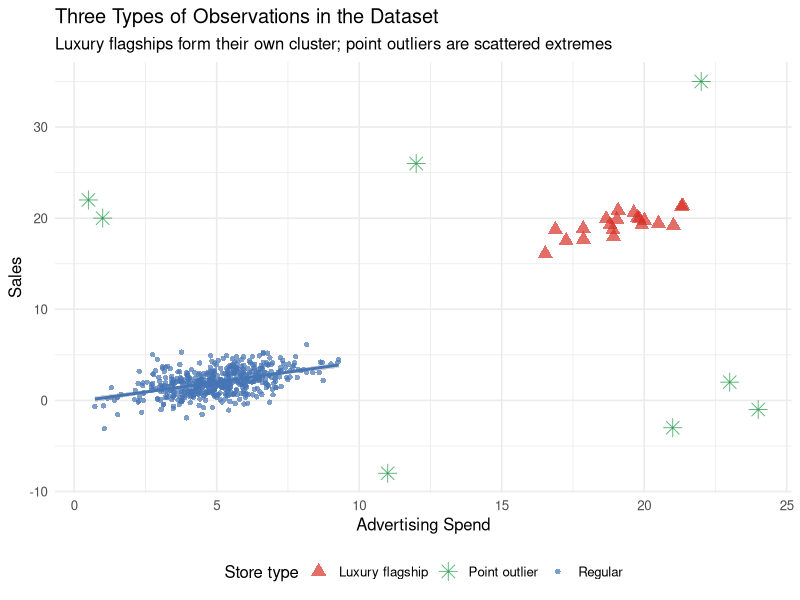
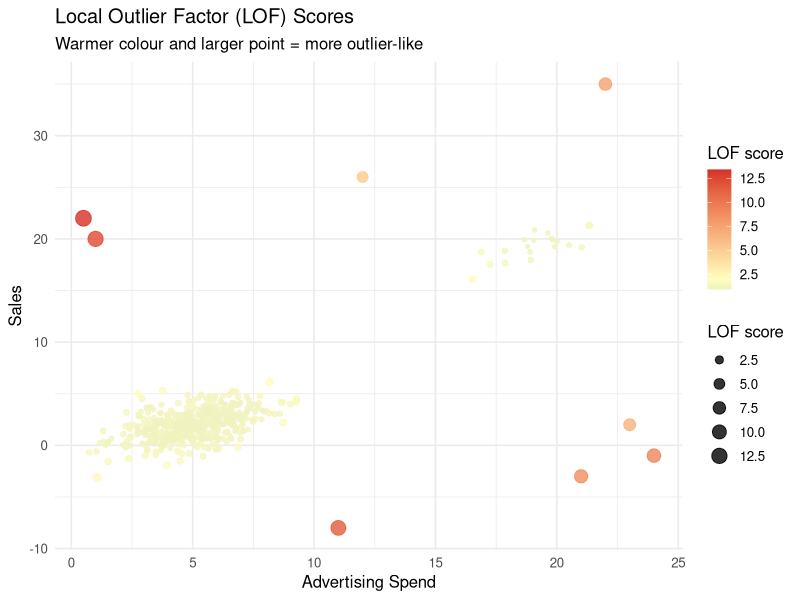
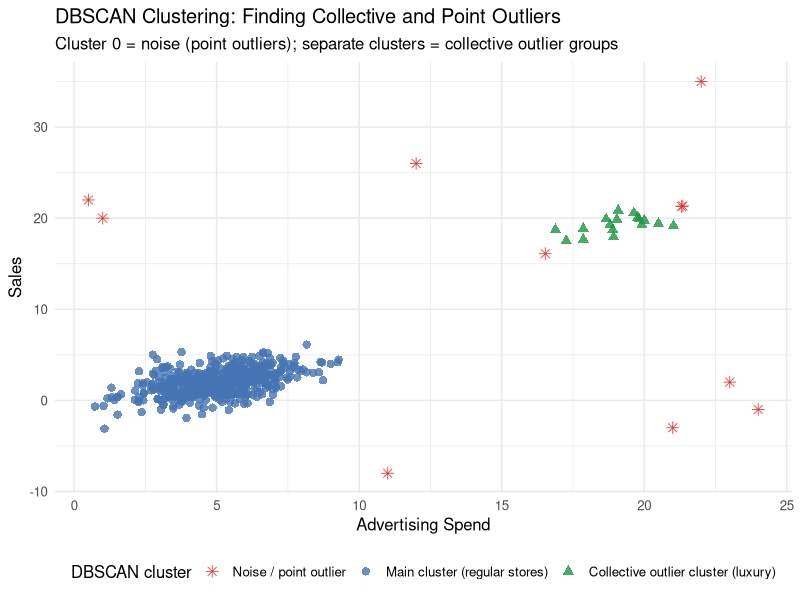
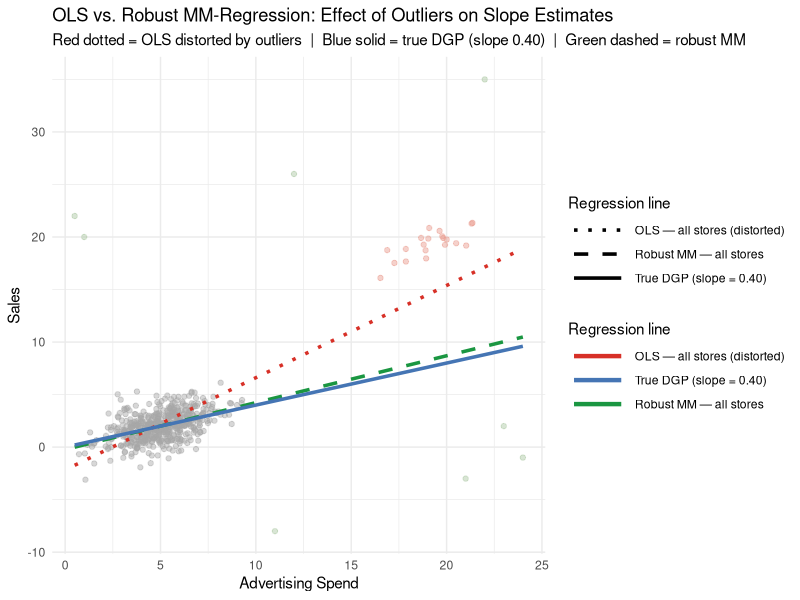
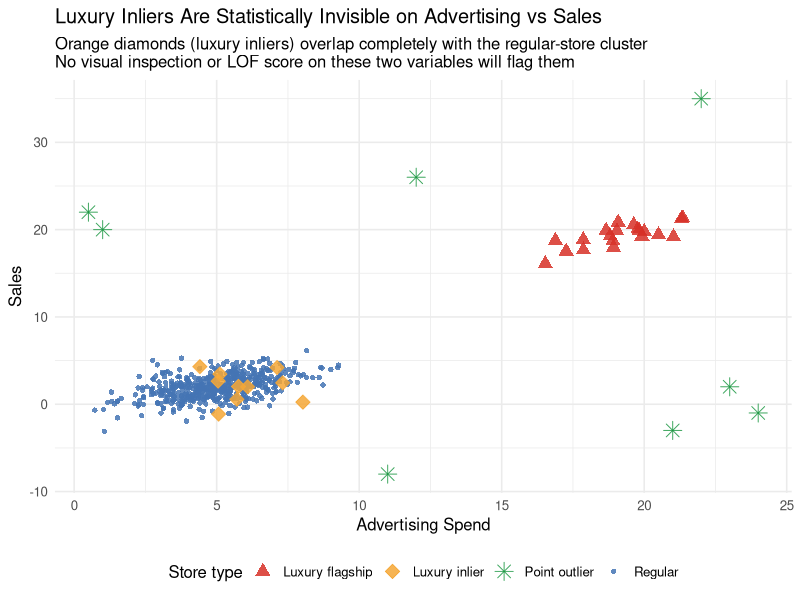
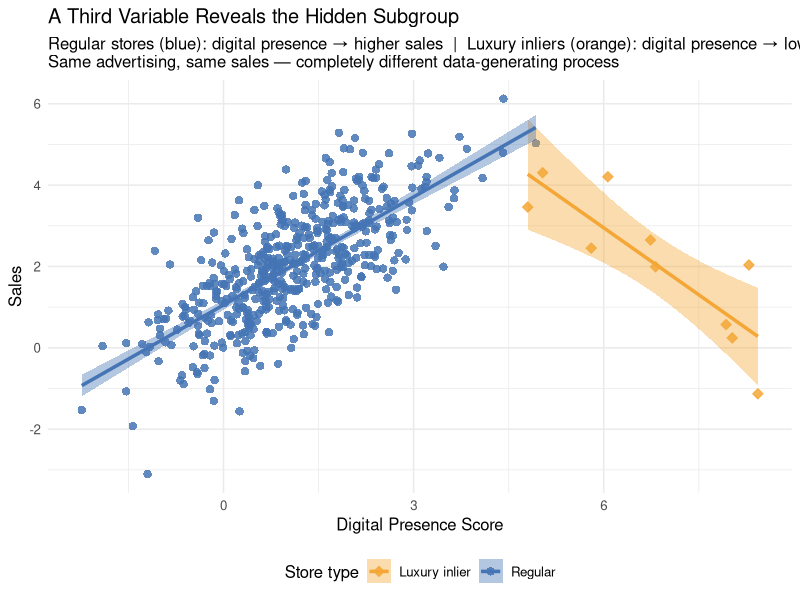

Write R code to recreate these figures, in order.
## ---- chunk 1
knitr::opts_chunk$set(
  echo = TRUE,
  fig.width = 8,
  fig.height = 5,
  fig.path = "figs/",
  dev = "svg"
)

dir.create("figs", recursive = TRUE, showWarnings = FALSE)
## ---- chunk 2
#| code-summary: "▶ Load required packages"
# Uncomment to install if needed:
# install.packages(c("lavaan", "semTools", "MASS", "ggplot2",
#                    "dplyr", "tidyr", "corrplot", "knitr", "lmtest",
#                    "mclust", "dbscan"))

library(lavaan)       # CFA and SEM (Cases 1 and 3)
library(semTools)     # htmt() and auxiliary SEM tools (Cases 1 and 3)
library(MASS)         # mvrnorm(): generate multivariate normal data (all cases)
library(ggplot2)      # Visualizations (all cases)
library(dplyr)        # Data manipulation (all cases)
library(tidyr)        # Data reshaping (Cases 2 and 3)
library(corrplot)     # Correlation heatmap (Case 1)
library(knitr)        # Nicely formatted tables (all cases)
library(lmtest)       # Breusch-Pagan heteroskedasticity test (Case 2)
library(mclust)       # Gaussian mixture models / latent class analysis (Case 4)
library(dbscan)       # Local outlier factor and DBSCAN clustering (Case 5)
## ---- chunk 3
#| code-summary: "▶ Simulate store dataset with collective and point outliers"
set.seed(2025)

# ── Regular stores ─────────────────────────────────────────────────────────────
# True DGP: sales = 0.40 * advertising + noise   (slope = 0.40, no intercept)
n_reg <- 500
adv_reg   <- rnorm(n_reg, mean = 5, sd = 1.5)
sales_reg <- 0.4 * adv_reg + rnorm(n_reg, sd = 1.2)

# ── Luxury flagship stores (collective outliers) ───────────────────────────────
# Different economic model: much higher advertising, steeper returns to advertising.
# Their cluster (centroid ≈ 20, 20) is far from the regular cluster (≈ 5, 2) —
# the "between-cluster" slope is ~1.2, which will pull OLS well above 0.40.
n_lux <- 20
adv_lux   <- rnorm(n_lux, mean = 20, sd = 1.5)
sales_lux <- 0.90 * adv_lux + rnorm(n_lux, sd = 0.8) + 2   # steeper slope, similar absolute level

# ── Point outliers (individual extreme observations) ───────────────────────────
n_pt  <- 8
# Point outliers are placed either at very low adv with implausibly high sales,
# or at high adv with implausibly low/negative sales, or in the mid-range gap
# (adv 10–13, between the regular cloud and the luxury cluster) with extreme sales.
# This keeps them visually isolated — none overlap the regular-store region.
adv_pt   <- c(24, 0.5, 11, 22, 1, 23, 12, 21)
sales_pt <- c(-1, 22,  -8, 35, 20,  2, 26, -3)

# ── Combine into single dataset ────────────────────────────────────────────────
df5 <- data.frame(
  advertising = c(adv_reg,    adv_lux,    adv_pt),
  sales       = c(sales_reg,  sales_lux,  sales_pt),
  store_type  = c(rep("Regular",        n_reg),
                  rep("Luxury flagship", n_lux),
                  rep("Point outlier",   n_pt))
)
## ---- chunk 4
#| code-summary: "▶ Plot: stores colored by true type"
ggplot(df5, aes(x = advertising, y = sales, colour = store_type, shape = store_type)) +
  geom_point(aes(size = store_type), alpha = 0.7) +
  geom_smooth(data = filter(df5, store_type == "Regular"),
              method = "lm", se = TRUE, colour = "#4575b4",
              linewidth = 1.0, inherit.aes = FALSE,
              aes(x = advertising, y = sales)) +
  scale_colour_manual(
    values = c("Regular"         = "#4575b4",
               "Luxury flagship" = "#d73027",
               "Point outlier"   = "#1a9641"),
    name   = "Store type"
  ) +
  scale_shape_manual(
    values = c("Regular" = 16, "Luxury flagship" = 17, "Point outlier" = 8),
    name   = "Store type"
  ) +
  scale_size_manual(
    values = c("Regular" = 1.5, "Luxury flagship" = 3.5, "Point outlier" = 4),
    name   = "Store type"
  ) +
  labs(
    x        = "Advertising Spend",
    y        = "Sales",
    title    = "Three Types of Observations in the Dataset",
    subtitle = "Luxury flagships form their own cluster; point outliers are scattered extremes"
  ) +
  theme_minimal(base_size = 12) +
  theme(legend.position = "bottom")
## ---- chunk 5
#| code-summary: "▶ Compute LOF scores and visualize"
# Standardise the variables before computing LOF
df5_scaled <- data.frame(
  advertising = scale(df5$advertising),
  sales       = scale(df5$sales)
)

# Compute LOF scores (minPts = number of neighbours to consider)
df5$lof_score <- dbscan::lof(df5_scaled, minPts = 10)

# Visualise LOF scores
ggplot(df5, aes(x = advertising, y = sales,
                colour = lof_score, size = lof_score)) +
  geom_point(alpha = 0.8) +
  scale_colour_gradient2(low = "#4575b4", mid = "#ffffbf", high = "#d73027",
                         midpoint = 2, name = "LOF score") +
  scale_size_continuous(range = c(1, 5), name = "LOF score") +
  labs(
    x        = "Advertising Spend",
    y        = "Sales",
    title    = "Local Outlier Factor (LOF) Scores",
    subtitle = "Warmer colour and larger point = more outlier-like"
  ) +
  theme_minimal(base_size = 12) +
  theme(legend.position = "right")
## ---- chunk 6
#| code-summary: "▶ Table: top outliers by LOF score"
# Show the top outliers by LOF score
df5 |>
  arrange(desc(lof_score)) |>
  select(advertising, sales, store_type, lof_score) |>
  head(15) |>
  mutate(across(where(is.numeric), \(x) round(x, 2))) |>
  kable(
    col.names = c("Advertising", "Sales", "Store Type", "LOF Score"),
    caption   = "Top 15 Observations by LOF Score (highest = most outlier-like)"
  )
## ---- chunk 7
#| code-summary: "▶ DBSCAN clustering — find collective outlier cluster"
# Fit DBSCAN
# eps: maximum distance to be considered a "neighbour"
# minPts: minimum cluster size
dbscan_fit <- dbscan::dbscan(df5_scaled, eps = 0.4, minPts = 4)
df5$cluster <- factor(dbscan_fit$cluster)

ggplot(df5, aes(x = advertising, y = sales,
                colour = cluster, shape = cluster)) +
  geom_point(size = 2.5, alpha = 0.8) +
  scale_colour_manual(
    values = c("0" = "#d73027",   # noise = red (point outliers)
               "1" = "#4575b4",   # main cluster = blue
               "2" = "#1a9641",   # luxury cluster = green
               "3" = "#fdae61"),  # any additional cluster
    labels = c("0" = "Noise / point outlier",
               "1" = "Main cluster (regular stores)",
               "2" = "Collective outlier cluster (luxury)",
               "3" = "Additional cluster"),
    name   = "DBSCAN cluster",
    drop   = FALSE
  ) +
  scale_shape_manual(
    values = c("0" = 8, "1" = 16, "2" = 17, "3" = 15),
    labels = c("0" = "Noise / point outlier",
               "1" = "Main cluster (regular stores)",
               "2" = "Collective outlier cluster (luxury)",
               "3" = "Additional cluster"),
    name   = "DBSCAN cluster",
    drop   = FALSE
  ) +
  labs(
    x        = "Advertising Spend",
    y        = "Sales",
    title    = "DBSCAN Clustering: Finding Collective and Point Outliers",
    subtitle = "Cluster 0 = noise (point outliers); separate clusters = collective outlier groups"
  ) +
  theme_minimal(base_size = 12) +
  theme(legend.position = "bottom")
## ---- chunk 8
#| code-summary: "▶ OLS vs. robust MM-regression coefficient comparison"
# ── Fit regression models ─────────────────────────────────────────────────────
m_ols_all <- lm(sales ~ advertising, data = df5)
m_robust  <- MASS::rlm(sales ~ advertising, data = df5, method = "MM")
# True DGP: sales = 0.4 * advertising (known from simulation — slope = 0.40)

# ── Compare coefficients against true DGP ────────────────────────────────────
coef_compare5 <- data.frame(
  Model = c("OLS — all stores (distorted by outliers)",
            "True DGP (known from simulation)",
            "Robust MM-estimation — all stores"),
  `Advertising coefficient` = round(c(coef(m_ols_all)["advertising"],
                                      0.40,
                                      coef(m_robust)["advertising"]), 3)
)

kable(coef_compare5,
      col.names = c("Model", "Advertising Coefficient"),
      caption   = "OLS vs. Robust MM-Regression: The luxury flagship cluster and point outliers pull OLS well above the true DGP slope; MM-estimation recovers close to 0.40.")
## ---- chunk 9
#| code-summary: "▶ Plot: OLS vs. robust MM regression lines"
# Generate prediction lines
x_seq <- seq(min(df5$advertising), max(df5$advertising), length.out = 300)
newdat <- data.frame(advertising = x_seq)

pred_lines <- data.frame(
  advertising = rep(x_seq, 3),
  sales       = c(predict(m_ols_all, newdata = newdat),
                  0.40 * x_seq,                          # True DGP: slope = 0.40, intercept = 0
                  predict(m_robust,  newdata = newdat)),
  model       = rep(c("OLS — all stores (distorted)",
                      "True DGP (slope = 0.40)",
                      "Robust MM — all stores"),
                    each = length(x_seq))
)

line_colors <- c(
  "OLS — all stores (distorted)" = "#d73027",
  "True DGP (slope = 0.40)"     = "#4575b4",
  "Robust MM — all stores"      = "#1a9641"
)
line_types <- c(
  "OLS — all stores (distorted)" = "dotted",
  "True DGP (slope = 0.40)"     = "solid",
  "Robust MM — all stores"      = "dashed"
)

ggplot() +
  geom_point(data = df5,
             aes(x = advertising, y = sales, colour = store_type),
             alpha = 0.45, size = 1.5) +
  geom_line(data = pred_lines,
            aes(x = advertising, y = sales, colour = model, linetype = model),
            linewidth = 1.2) +
  scale_colour_manual(
    values = c(
      "Regular"                      = "grey65",
      "Luxury flagship"              = "#e8998d",
      "Point outlier"                = "#a8c5a0",
      "OLS — all stores (distorted)" = "#d73027",
      "True DGP (slope = 0.40)"     = "#4575b4",
      "Robust MM — all stores"      = "#1a9641"
    ),
    breaks = c("OLS — all stores (distorted)",
               "True DGP (slope = 0.40)",
               "Robust MM — all stores"),
    name = "Regression line"
  ) +
  scale_linetype_manual(values = line_types, name = "Regression line") +
  guides(colour   = guide_legend(order = 1, override.aes = list(linewidth = 1.5)),
         linetype = guide_legend(order = 1)) +
  labs(
    x        = "Advertising Spend",
    y        = "Sales",
    title    = "OLS vs. Robust MM-Regression: Effect of Outliers on Slope Estimates",
    subtitle = "Red dotted = OLS distorted by outliers  |  Blue solid = true DGP (slope 0.40)  |  Green dashed = robust MM"
  ) +
  theme_minimal(base_size = 11) +
  theme(legend.position  = "right",
        legend.direction = "vertical",
        legend.key.width = unit(1.5, "cm"))
## ---- chunk 10
#| code-summary: "▶ Sensitivity table: OLS vs. robust MM coefficients"
# Extract and compare key summary stats
sens_df <- data.frame(
  Method = c("OLS (all stores)", "Robust MM-estimation (all stores)"),
  `Intercept` = round(c(coef(m_ols_all)[1], coef(m_robust)[1]), 3),
  `Advertising slope` = round(c(coef(m_ols_all)[2], coef(m_robust)[2]), 3)
)

kable(sens_df,
      col.names = c("Method", "Intercept", "Advertising Slope"),
      caption   = "Sensitivity Check: OLS vs. Robust MM-Estimation Coefficients")
## ---- chunk 11
#| code-summary: "▶ Add luxury inliers + digital presence variable (extends df5)"
set.seed(42)
n_lux_in <- 10

# Luxury inliers: advertising and sales deliberately overlap with regular stores.
# On the main two dimensions, they are statistically indistinguishable.
adv_in   <- rnorm(n_lux_in, mean = 5.2, sd = 1.4)
sales_in <- 0.38 * adv_in + rnorm(n_lux_in, sd = 1.15)

# Third variable: digital presence score (0–10 composite: social media, web traffic,
# online reviews). Key distinction in the data-generating process:
#   Regular stores:      POSITIVE slope — mass-market brands benefit from digital reach.
#   Luxury inliers:      NEGATIVE slope — digital overexposure erodes brand exclusivity.
dp_reg <- 0.55 * sales_reg + rnorm(n_reg,    mean = 0, sd = 0.80)
dp_in  <- -0.65 * sales_in  + rnorm(n_lux_in, mean = 0, sd = 0.50) + 8.0

# Assign neutral digital scores to the obvious outlier groups (not the focus here)
dp_lux <- rnorm(n_lux, mean = 6.5, sd = 0.6)
dp_pt  <- rnorm(n_pt,  mean = 3.0, sd = 0.8)

# Extended dataset: all original stores + luxury inliers
df5_ext <- data.frame(
  advertising      = c(adv_reg,      adv_lux,       adv_pt,      adv_in),
  sales            = c(sales_reg,    sales_lux,     sales_pt,    sales_in),
  digital_presence = c(dp_reg,       dp_lux,        dp_pt,       dp_in),
  store_type       = c(rep("Regular",          n_reg),
                       rep("Luxury flagship",  n_lux),
                       rep("Point outlier",    n_pt),
                       rep("Luxury inlier",    n_lux_in))
)
## ---- chunk 12
#| code-summary: "▶ Plot: four store types — inliers hidden inside regular cluster"
type_cols  <- c("Regular"         = "#4575b4",
                "Luxury flagship" = "#d73027",
                "Point outlier"   = "#1a9641",
                "Luxury inlier"   = "#f4a736")
type_shps  <- c("Regular"         = 16, "Luxury flagship" = 17,
                "Point outlier"   = 8,  "Luxury inlier"   = 23)
type_szs   <- c("Regular"         = 1.5, "Luxury flagship" = 3.5,
                "Point outlier"   = 4.0, "Luxury inlier"   = 3.5)

ggplot(df5_ext,
       aes(x = advertising, y = sales,
           colour = store_type, fill = store_type,
           shape = store_type, size = store_type)) +
  geom_point(alpha = 0.85) +
  scale_colour_manual(values = type_cols, name = "Store type") +
  scale_fill_manual(values   = type_cols, name = "Store type") +
  scale_shape_manual(values  = type_shps, name = "Store type") +
  scale_size_manual(values   = type_szs,  name = "Store type") +
  labs(
    x        = "Advertising Spend",
    y        = "Sales",
    title    = "Luxury Inliers Are Statistically Invisible on Advertising vs Sales",
    subtitle = paste0("Orange diamonds (luxury inliers) overlap completely with the regular-store cluster\n",
                      "No visual inspection or LOF score on these two variables will flag them")
  ) +
  theme_minimal(base_size = 12) +
  theme(legend.position = "bottom")
## ---- chunk 13
#| code-summary: "▶ LOF scores by group: inliers are indistinguishable from regular stores"
df5_ext_scaled <- scale(df5_ext[, c("advertising", "sales")])
df5_ext$lof2d  <- dbscan::lof(df5_ext_scaled, minPts = 10)

df5_ext |>
  group_by(store_type) |>
  summarise(
    `Mean LOF`  = round(mean(lof2d), 2),
    `Max LOF`   = round(max(lof2d),  2),
    `Pct > 2.0` = paste0(round(100 * mean(lof2d > 2.0), 0), "%"),
    n           = n(),
    .groups = "drop"
  ) |>
  arrange(desc(`Mean LOF`)) |>
  kable(caption = paste0(
    "LOF scores by store type (advertising + sales only). ",
    "Inliers are statistically indistinguishable from regular stores — ",
    "any threshold you set will miss them."
  ))
## ---- chunk 14
#| code-summary: "▶ Digital presence vs sales: opposite slopes reveal the hidden subgroup"
reg_and_inliers <- filter(df5_ext, store_type %in% c("Regular", "Luxury inlier"))

ggplot(reg_and_inliers,
       aes(x = digital_presence, y = sales,
           colour = store_type, fill = store_type, shape = store_type)) +
  geom_point(size = 2.5, alpha = 0.85) +
  geom_smooth(aes(group = store_type), method = "lm", se = TRUE,
              linewidth = 1.2) +
  scale_colour_manual(
    values = c("Regular" = "#4575b4", "Luxury inlier" = "#f4a736"),
    name   = "Store type"
  ) +
  scale_fill_manual(
    values = c("Regular" = "#4575b4", "Luxury inlier" = "#f4a736"),
    name   = "Store type"
  ) +
  scale_shape_manual(
    values = c("Regular" = 16, "Luxury inlier" = 23),
    name   = "Store type"
  ) +
  labs(
    x        = "Digital Presence Score",
    y        = "Sales",
    title    = "A Third Variable Reveals the Hidden Subgroup",
    subtitle = paste0(
      "Regular stores (blue): digital presence \u2192 higher sales  |  ",
      "Luxury inliers (orange): digital presence \u2192 lower sales\n",
      "Same advertising, same sales — completely different data-generating process"
    )
  ) +
  theme_minimal(base_size = 12) +
  theme(legend.position = "bottom")
## ---- chunk 15
#| code-summary: "▶ How inliers bias the digital presence coefficient"
m_pooled <- lm(sales ~ advertising + digital_presence,
               data = filter(df5_ext, store_type %in% c("Regular", "Luxury inlier")))
m_clean  <- lm(sales ~ advertising + digital_presence,
               data = filter(df5_ext, store_type == "Regular"))
# True DGP for regular stores: digital_presence coefficient ≈ +0.55

data.frame(
  Model = c(
    "Pooled: regular + luxury inliers (contaminated)",
    "Regular stores only — true DGP"
  ),
  `Advertising coef`      = round(c(coef(m_pooled)["advertising"],
                                     coef(m_clean)["advertising"]),      3),
  `Digital presence coef` = round(c(coef(m_pooled)["digital_presence"],
                                     coef(m_clean)["digital_presence"]), 3)
) |>
  kable(
    col.names = c("Model", "Advertising Coef", "Digital Presence Coef"),
    caption   = paste0(
      "Luxury inliers attenuate or reverse the digital presence coefficient. ",
      "True value for regular stores \u2248 +0.55. ",
      "No outlier diagnostic on advertising + sales would prompt you to investigate."
    )
  )
